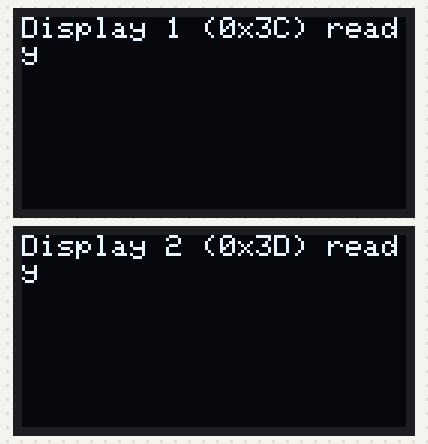
This sketch was run on a simulated ESP32. On the bench: 2 × 128×64 one-colour display. What the sketch prints to the serial monitor is not drawn.

Above: at 0.3 s.
At 5.06 s:
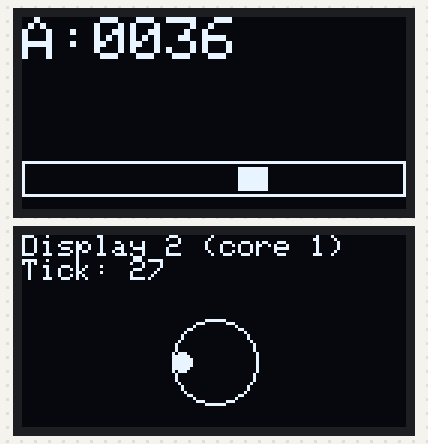
At 10.14 s:
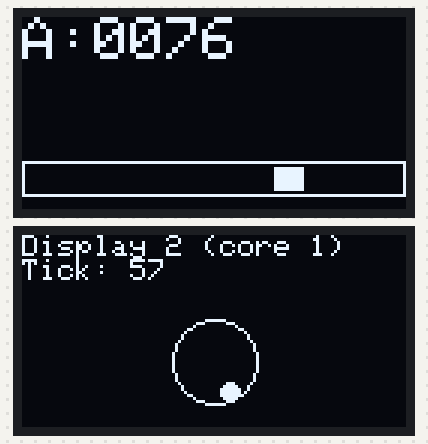
At 19.79 s:
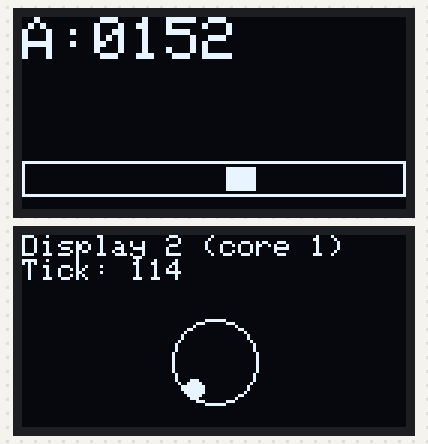
At 29.44 s:
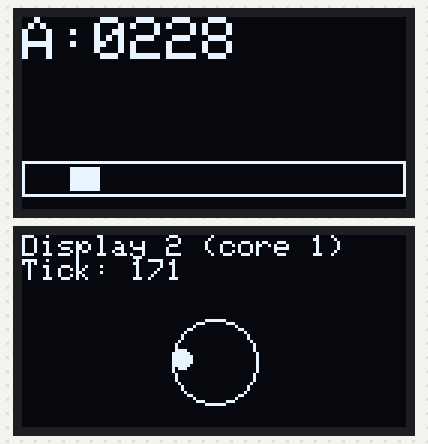
At 39.6 s:
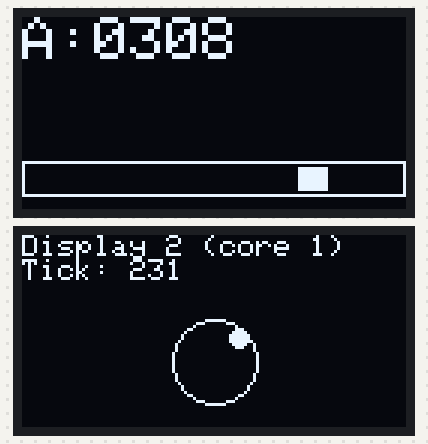

The sketch:

program.ino
```cpp
#include <Arduino.h>
#include <Wire.h>
#include <Adafruit_GFX.h>
#include <Adafruit_SSD1306.h>

#define SCREEN_WIDTH 128
#define SCREEN_HEIGHT 64

#define I2C_SDA 17
#define I2C_SCL 18

#define OLED_ADDR_1 0x3C
#define OLED_ADDR_2 0x3D

Adafruit_SSD1306 display1(SCREEN_WIDTH, SCREEN_HEIGHT, &Wire, -1);
Adafruit_SSD1306 display2(SCREEN_WIDTH, SCREEN_HEIGHT, &Wire, -1);

TaskHandle_t taskHandleDisp1 = NULL;
TaskHandle_t taskHandleDisp2 = NULL;

void taskDisplay1(void* pvParameters);
void taskDisplay2(void* pvParameters);

void setup() {
  Serial.begin(115200);
  delay(100);

  Wire.begin(I2C_SDA, I2C_SCL);

  if (!display1.begin(SSD1306_SWITCHCAPVCC, OLED_ADDR_1)) {
    Serial.println("SSD1306 allocation failed for display1 (0x3C).");
  } else {
    display1.clearDisplay();
    display1.setTextSize(1);
    display1.setTextColor(SSD1306_WHITE);
    display1.setCursor(0, 0);
    display1.println("Display 1 (0x3C) ready");
    display1.display();
  }

  if (!display2.begin(SSD1306_SWITCHCAPVCC, OLED_ADDR_2)) {
    Serial.println("SSD1306 allocation failed for display2 (0x3D).");
  } else {
    display2.clearDisplay();
    display2.setTextSize(1);
    display2.setTextColor(SSD1306_WHITE);
    display2.setCursor(0, 0);
    display2.println("Display 2 (0x3D) ready");
    display2.display();
  }

  BaseType_t r1 = xTaskCreatePinnedToCore(taskDisplay1, "Display1", 4096, NULL, 1, &taskHandleDisp1, 0);
  BaseType_t r2 = xTaskCreatePinnedToCore(taskDisplay2, "Display2", 4096, NULL, 1, &taskHandleDisp2, 1);

  Serial.printf("Task create results: disp1=%d disp2=%d\n", (int)r1, (int)r2);
}

void loop() {
  delay(1000);
}

// Task for Display 1: Counter + Moving Bar
void taskDisplay1(void* pvParameters) {
  uint32_t counter = 0;
  int pos = 0;
  int dir = 1;

  for (;;) {
    vTaskDelay(pdMS_TO_TICKS(100));
    display1.clearDisplay();

    display1.setTextSize(2);
    display1.setTextColor(SSD1306_WHITE);
    display1.setCursor(0, 0);
    display1.printf("A:%04u", counter & 0xFFFF);

    int y = 48;
    display1.drawRect(0, y, SCREEN_WIDTH, 12, SSD1306_WHITE);
    display1.fillRect(pos, y + 2, 10, 8, SSD1306_WHITE);
    display1.display();

    counter++;
    pos += dir * 2;
    if (pos <= 0) { pos = 0; dir = 1; }
    if (pos >= SCREEN_WIDTH - 10) { pos = SCREEN_WIDTH - 10; dir = -1; }
  }
  vTaskDelete(NULL);
}

// Task for Display 2: Rotating Dot Animation
void taskDisplay2(void* pvParameters) {
  uint32_t counter = 0;
  float angle = 0.0;

  for (;;) {
    vTaskDelay(pdMS_TO_TICKS(140));
    display2.clearDisplay();

    display2.setTextSize(1);
    display2.setTextColor(SSD1306_WHITE);
    display2.setCursor(0, 0);
    display2.println("Display 2 (core 1)");
    display2.printf("Tick: %u\n", counter);

    int cx = SCREEN_WIDTH / 2;
    int cy = 42;
    int r = 12;
    int x = cx + int(r * cos(angle));
    int y = cy + int(r * sin(angle));
    display2.drawCircle(cx, cy, r + 2, SSD1306_WHITE);
    display2.fillCircle(x, y, 3, SSD1306_WHITE);
    display2.display();

    counter++;
    angle += 0.35f;
    if (angle > 2.0f * PI) angle -= 2.0f * PI;
  }
  vTaskDelete(NULL);
}
```
